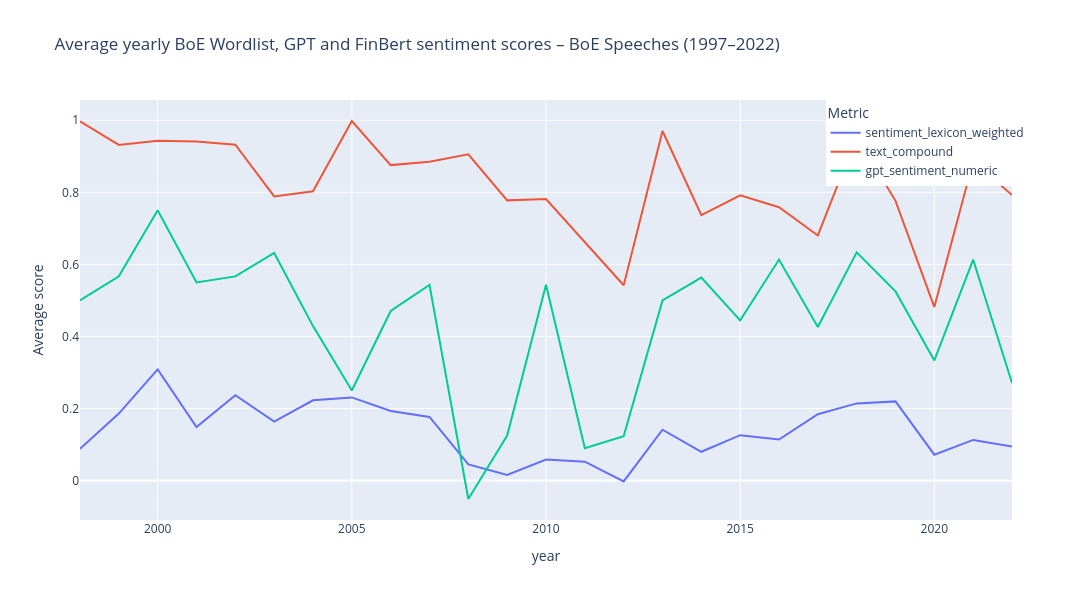

This figure's notebook cell:
### Code cell
# Plot sentiment scores over time

# Define the plot
fig = px.line(
     sentiment_yearly,
     x='year',
     y=['sentiment_lexicon_weighted', 'text_compound', 'gpt_sentiment_numeric'],
     title="Average yearly BoE Wordlist, GPT and FinBert sentiment scores – BoE Speeches (1997–2022)",
     labels={'value': 'Average score', 'variable': 'Metric'}
)

# Adjust size
fig.update_layout(width=1100, height=600)

# Move the legend
fig.update_layout(
    legend=dict(
        x=0.8,
        y=1,
        xanchor='left',
        yanchor='top'
    )
)

# Display the plot
fig.show()

### Figure 1 — Plotly figure (JSON) as saved in the notebook; plotly's stock layout.template omitted (floating-point values rounded to 4 significant figures)
{"data": [{"hovertemplate": "Metric=sentiment_lexicon_weighted<br>year=%{x}<br>Average score=%{y}<extra></extra>", "legendgroup": "sentiment_lexicon_weighted", "line": {"color": "#636efa", "dash": "solid"}, "marker": {"symbol": "circle"}, "mode": "lines", "name": "sentiment_lexicon_weighted", "orientation": "v", "showlegend": true, "type": "scatter", "x": [1998, 1999, 2000, 2001, 2002, 2003, 2004, 2005, 2006, 2007, 2008, 2009, 2010, 2011, 2012, 2013, 2014, 2015, 2016, 2017, 2018, 2019, 2020, 2021, 2022], "xaxis": "x", "y": [0.0881, 0.1859, 0.3086, 0.1482, 0.2369, 0.1637, 0.2227, 0.2307, 0.1931, 0.1764, 0.04478, 0.0153, 0.05839, 0.05235, -0.00233, 0.141, 0.07983, 0.1259, 0.1138, 0.1839, 0.214, 0.2196, 0.07171, 0.1127, 0.09448], "yaxis": "y"}, {"hovertemplate": "Metric=text_compound<br>year=%{x}<br>Average score=%{y}<extra></extra>", "legendgroup": "text_compound", "line": {"color": "#EF553B", "dash": "solid"}, "marker": {"symbol": "circle"}, "mode": "lines", "name": "text_compound", "orientation": "v", "showlegend": true, "type": "scatter", "x": [1998, 1999, 2000, 2001, 2002, 2003, 2004, 2005, 2006, 2007, 2008, 2009, 2010, 2011, 2012, 2013, 2014, 2015, 2016, 2017, 2018, 2019, 2020, 2021, 2022], "xaxis": "x", "y": [0.9969, 0.9316, 0.9434, 0.9408, 0.932, 0.7886, 0.8028, 0.998, 0.8755, 0.8849, 0.9057, 0.7776, 0.7812, 0.6603, 0.5421, 0.9701, 0.7367, 0.7917, 0.7585, 0.6803, 0.9544, 0.7763, 0.4814, 0.8864, 0.7925], "yaxis": "y"}, {"hovertemplate": "Metric=gpt_sentiment_numeric<br>year=%{x}<br>Average score=%{y}<extra></extra>", "legendgroup": "gpt_sentiment_numeric", "line": {"color": "#00cc96", "dash": "solid"}, "marker": {"symbol": "circle"}, "mode": "lines", "name": "gpt_sentiment_numeric", "orientation": "v", "showlegend": true, "type": "scatter", "x": [1998, 1999, 2000, 2001, 2002, 2003, 2004, 2005, 2006, 2007, 2008, 2009, 2010, 2011, 2012, 2013, 2014, 2015, 2016, 2017, 2018, 2019, 2020, 2021, 2022], "xaxis": "x", "y": [0.5, 0.5667, 0.75, 0.55, 0.5667, 0.6316, 0.4286, 0.25, 0.4706, 0.5429, -0.05128, 0.125, 0.5435, 0.08955, 0.1231, 0.5, 0.5634, 0.4444, 0.6133, 0.4262, 0.6333, 0.525, 0.3333, 0.6129, 0.2708], "yaxis": "y"}], "layout": {"height": 600, "legend": {"title": {"text": "Metric"}, "tracegroupgap": 0, "x": 0.8, "xanchor": "left", "y": 1, "yanchor": "top"}, "title": {"text": "Average yearly BoE Wordlist, GPT and FinBert sentiment scores – BoE Speeches (1997–2022)"}, "width": 1100, "xaxis": {"anchor": "y", "autorange": true, "domain": [0, 1], "range": [1998, 2022], "title": {"text": "year"}, "type": "linear"}, "yaxis": {"anchor": "x", "autorange": true, "domain": [0, 1], "range": [-0.1096, 1.056], "title": {"text": "Average score"}, "type": "linear"}}}
